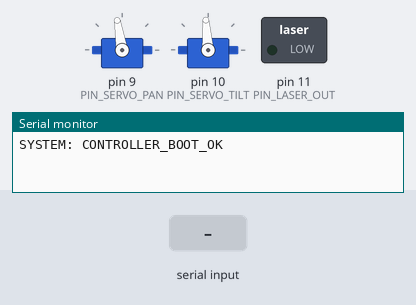
Simulated run of this sketch. Board: Arduino Uno, built with avr-gcc and run on an emulated ATmega328P. On the bench: 2 × servo, switched loads named in the sketch (green lamp = pin HIGH), the last lines printed to the serial monitor. The test bench sets the inputs (shaded band).

Above: at 1.25 s.
1.3 s: "BIRD\n" received over Serial
At 1.7 s:
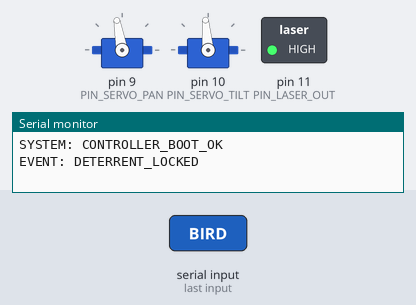
2.8 s: "CLEAR\n" received over Serial
At 4.82 s:
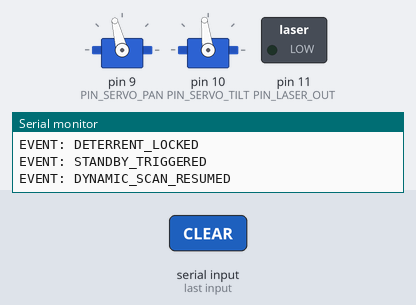
5.8 s: "BIRD\n" received over Serial
At 6.3 s:
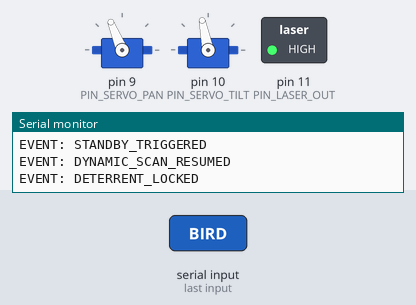
7.3 s: "CLEAR\n" received over Serial
At 9.17 s:
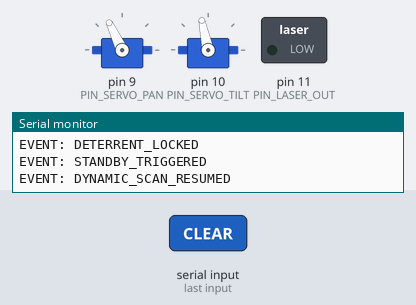
Timing chart, 0 to 25.0 s (numbered marks = the images above; inputs shaded):
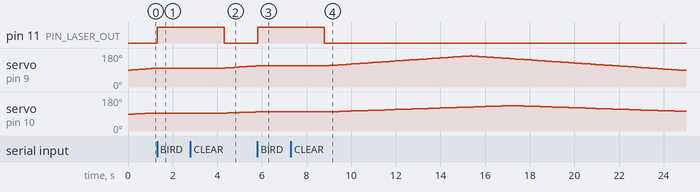

The sketch:

bird_response_controller.ino
```cpp
/**
 * SmartVision Bird Deterrence System - Microcontroller Controller
 *
 * Sweeps pan/tilt servo coordinates in scanning patterns to survey the area.
 * Listens for serial triggers over 9600 baud:
 *   - "BIRD"  : Locked mode. Halts sweeping search and activates deterrent laser.
 *   - "CLEAR" : Scan mode. Deactivates deterrent laser and resumes sweeping search.
 */

#include <Servo.h>

// Physical Board Output Pins
const int PIN_SERVO_PAN  = 9;
const int PIN_SERVO_TILT = 10;
const int PIN_LASER_OUT  = 11;

// Motor Safety Angle Constraints
const int PAN_ANGLE_MIN  = 15;
const int PAN_ANGLE_MAX  = 165;
const int TILT_ANGLE_MIN = 90;
const int TILT_ANGLE_MAX = 135;

// Scanning Sweeper Resolution (Step Size)
const float VAL_PAN_STEP  = 0.6;
const float VAL_TILT_STEP = 0.3;

// Sweep Frame rate configurations (in milliseconds)
const unsigned long SWEEP_TICK_INTERVAL  = 75;
const unsigned long DETERRENT_HOLD_TIME  = 3000;

// Dynamic Sweep State variables
float currentPanAngle  = 90.0;
float currentTiltAngle = 90.0;
int panMoveDirection   = 1;
int tiltMoveDirection  = 1;

Servo panAxisServo;
Servo tiltAxisServo;

// Alarm Control State Machine
bool isTargetSpotted     = false;
bool isDeterrentLocked   = false;
unsigned long lockStartMillis  = 0;
unsigned long lastTickMillis   = 0;

void setup() {
  Serial.begin(9600);

  panAxisServo.attach(PIN_SERVO_PAN);
  tiltAxisServo.attach(PIN_SERVO_TILT);

  pinMode(PIN_LASER_OUT, OUTPUT);
  digitalWrite(PIN_LASER_OUT, LOW);

  // Set default initial tracking targets (Centered)
  panAxisServo.write(static_cast<int>(currentPanAngle));
  tiltAxisServo.write(static_cast<int>(currentTiltAngle));

  Serial.println("SYSTEM: CONTROLLER_BOOT_OK");
}

void loop() {
  const unsigned long currentMillis = millis();

  // 1. Process Hardware commands via PySerial Interface
  if (Serial.available() > 0) {
    String incomingCmd = Serial.readStringUntil('\n');
    incomingCmd.trim();

    if (incomingCmd == "BIRD") {
      isTargetSpotted = true;
      if (!isDeterrentLocked) {
        isDeterrentLocked = true;
        lockStartMillis = currentMillis;
        Serial.println("EVENT: DETERRENT_LOCKED");
      }
    }
    else if (incomingCmd == "CLEAR") {
      isTargetSpotted = false;
      Serial.println("EVENT: STANDBY_TRIGGERED");
    }
  }

  // 2. State Machine Logic: Target Deterrence State
  if (isDeterrentLocked) {
    digitalWrite(PIN_LASER_OUT, HIGH);
    panAxisServo.write(static_cast<int>(currentPanAngle));
    tiltAxisServo.write(static_cast<int>(currentTiltAngle));

    if (currentMillis - lockStartMillis >= DETERRENT_HOLD_TIME) {
      if (isTargetSpotted) {
        lockStartMillis = currentMillis;  // Target still detected: extend lock window
      } else {
        isDeterrentLocked = false;
        digitalWrite(PIN_LASER_OUT, LOW);
        Serial.println("EVENT: DYNAMIC_SCAN_RESUMED");
      }
    }
    return; // Fast path: skip scanning calculations
  }

  // 3. State Machine Logic: Normal Searching/Sweeping State
  digitalWrite(PIN_LASER_OUT, LOW);

  if (currentMillis - lastTickMillis >= SWEEP_TICK_INTERVAL) {
    lastTickMillis = currentMillis;

    // Pan Axis Increments
    currentPanAngle += panMoveDirection * VAL_PAN_STEP;
    if (currentPanAngle >= PAN_ANGLE_MAX) {
      currentPanAngle = PAN_ANGLE_MAX;
      panMoveDirection = -1;
    } else if (currentPanAngle <= PAN_ANGLE_MIN) {
      currentPanAngle = PAN_ANGLE_MIN;
      panMoveDirection = 1;
    }

    // Tilt Axis Increments
    currentTiltAngle += tiltMoveDirection * VAL_TILT_STEP;
    if (currentTiltAngle >= TILT_ANGLE_MAX) {
      currentTiltAngle = TILT_ANGLE_MAX;
      tiltMoveDirection = -1;
    } else if (currentTiltAngle <= TILT_ANGLE_MIN) {
      currentTiltAngle = TILT_ANGLE_MIN;
      tiltMoveDirection = 1;
    }

    panAxisServo.write(static_cast<int>(currentPanAngle));
    tiltAxisServo.write(static_cast<int>(currentTiltAngle));
  }
}
```

Measured:
- after the input at 1.3 s, pin 11 (PIN_LASER_OUT): LOW → HIGH at once; servo on pin 9 (PIN_SERVO_PAN): stays 100° (without the input it goes to 101° after 0.13 s); servo on pin 10 (PIN_SERVO_TILT): stays 95° (without the input it goes to 96° after 0.20 s)
- after the input at 2.8 s, pin 11 (PIN_LASER_OUT): HIGH → LOW after 1.5 s; servo on pin 9 (PIN_SERVO_PAN): moves from 100° to 112° over 1.3 s, starting after 1.6 s; servo on pin 10 (PIN_SERVO_TILT): moves from 95° to 101° over 1.3 s, starting after 1.7 s
- after the input at 5.8 s, pin 11 (PIN_LASER_OUT): LOW → HIGH at once; servo on pin 9 (PIN_SERVO_PAN): stays 112° (without the input it goes to 113° after 0.08 s); servo on pin 10 (PIN_SERVO_TILT): stays 101° (without the input it goes to 102° after 0.15 s)
- after the input at 7.3 s, pin 11 (PIN_LASER_OUT): HIGH → LOW after 1.5 s; servo on pin 9 (PIN_SERVO_PAN): rises from 112° to 165° in 6.5 s, then falls to 88° in 9.5 s; servo on pin 10 (PIN_SERVO_TILT): rises from 101° to 135° in 8.3 s, then falls to 104° in 7.5 s
